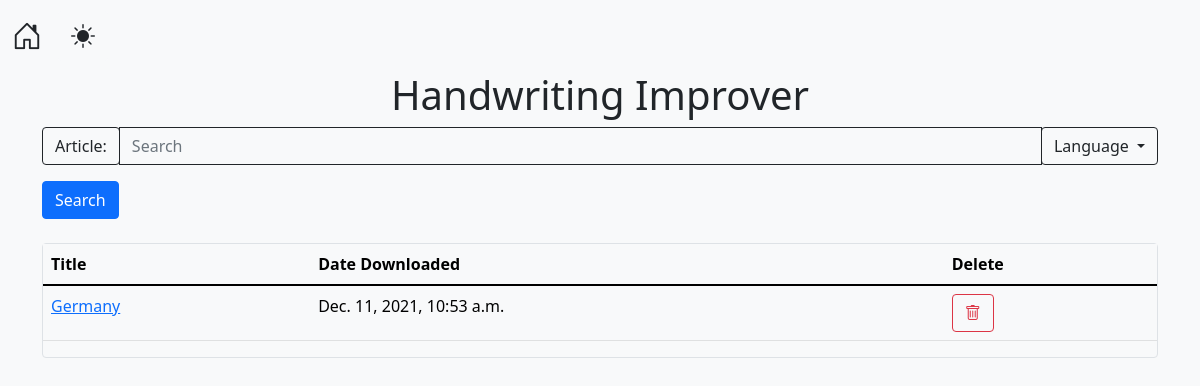
/handwriting/, run on an earlier commit of the app's database.
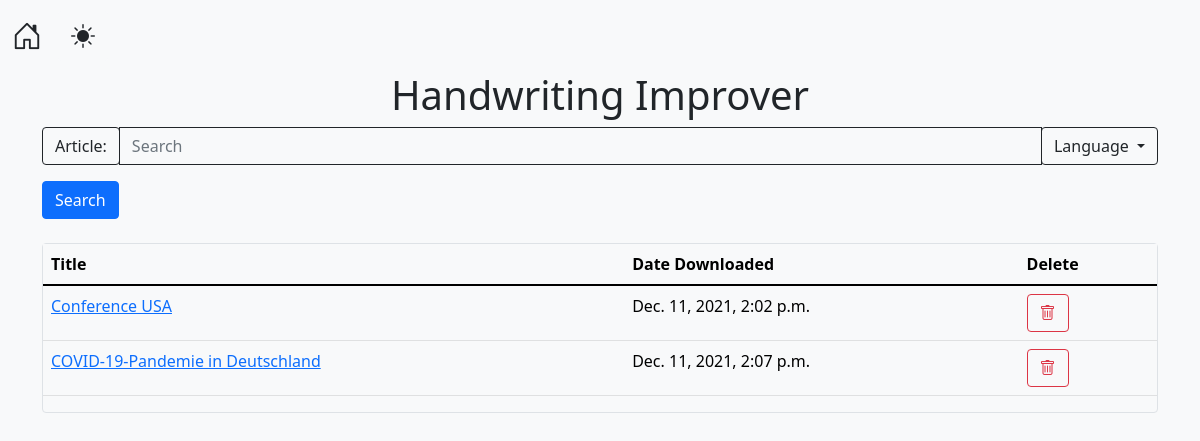
And on a later commit of the database.
### wikipedia_converter/models.py (models this page shows, shortened)
class FullArticle(models.Model):
    formatted_page = models.ForeignKey(Article, on_delete=models.CASCADE, related_name="formatted_page")
    original_page = models.ForeignKey(Article, on_delete=models.CASCADE)
    date_pulled = models.DateTimeField('date pulled from wikipedia')
    def __str__(self):
        return self.formatted_page.title

class Article(models.Model):
    content = models.CharField(max_length=9999999999)
    link = models.CharField(max_length=500)
    title = models.CharField(max_length=500)

### wikipedia_converter/views.py (the view)
# urls.py: path('', views.IndexView.as_view(), name='index'),
def index(request):
    template = loader.get_template('wikipedia_converter/index.html')
    articles = list(FullArticle.objects.all())
    context = {
        'articles': articles,
    }
    return HttpResponse(template.render(context, request))

### wikipedia_converter/templates/wikipedia_converter/index.html (shortened to what this page needs)
<!DOCTYPE html>
<html lang="en">
<head>
    {% load static %}
    {% include 'wikipedia_converter/navbar.html' %}
</head>
<body class="bg-dark text-light">
<div class="container">
<h1 class="text-center">Handwriting Improver</h1>
</div>
<div class="container ">
    <form method="POST" id="mainForm" class="bg-dark text-light" action="{% url 'wikipedia_converter:getArticles' %}">
        <div class="input-group mb-3">
            <div class="input-group-prepend">
                <span class="input-group-text bg-dark text-light btn-outline-light" id="basic-addon3">
                    Article:
                </span>
            </div>
            <input type="text" id="mainInput" class="bg-dark text-light btn-outline-light form-control" name="search" placeholder="Search">
            <div class="input-group-append">
                <div class="dropdown">
                    <button class="btn btn-outline-light dropdown-toggle" type="button" data-bs-toggle="dropdown" data-toggle="dropdown" aria-haspopup="true" aria-expanded="false">
                        Language
                    </button>
                </div>
            </div>
        </div>
        <input type="submit" value="Search" class="btn btn-primary">
    </form>
    <br>
    <div class="border rounded">
        <table class="table table-dark">
            <thead>
                <tr>
                    <th scope="col">Title</th>
                    <th scope="col">Date Downloaded</th>
                    <th scope="col">Delete</th>
                </tr>
            </thead>
            <tbody>
        {% for article in articles %}
                <tr>
                    <td>
                        <a href="{% url 'wikipedia_converter:getArticleFromDb' article.id %}">
                            {{ article }}
                        </a>
                    </td>
                    <td>
                        {{ article.date_pulled }}
                    </td>
                    <td>
                        <a href="{% url 'wikipedia_converter:deleteArticleFromDb' article.id %}" class="btn btn-outline-danger">
                            <i class="bi-trash"></i>
                        </a>
                    </td>
                </tr>
        {% endfor %}
        </tbody>
        </table>
    </div>
</div>
</body>
</html>

What changed in the data, as far as the page shows it:
removed FullArticle: formatted_page.title "Germany", date_pulled "Dec. 11, 2021, 10:53 a.m."
added FullArticle: formatted_page.title "Conference USA", date_pulled "Dec. 11, 2021, 2:02 p.m."
added FullArticle: formatted_page.title "COVID-19-Pandemie in Deutschland", date_pulled "Dec. 11, 2021, 2:07 p.m."
